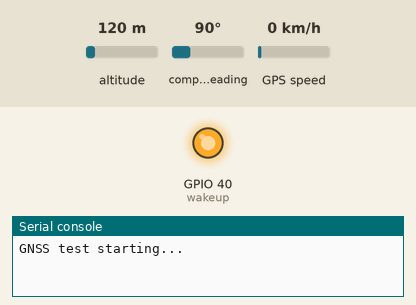
Bench run of a program on a simulated ESP32 board running MicroPython. On the bench: output pins drawn as LEDs (lit = HIGH), the last lines printed to the serial console. Inputs (shaded band) come from the test bench; at power-on: altitude 120 m, compass heading 90°, GPS speed 0 km/h. The GPS gets a fix after 3 s at 37.7749, -122.4194 with 8 satellites; pins used as bus, display or sensor lines are not drawn. At 3.6 s the program stops and its outputs stay as they are.

Above: at 0.1 s.
At 3.7 s:
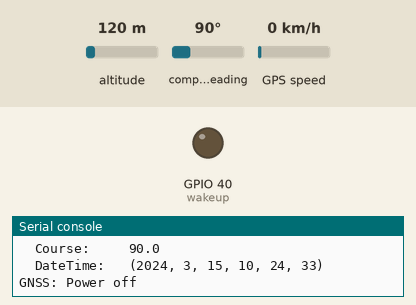
Timing chart, 0 to 5.1 s (numbered marks = the images above):
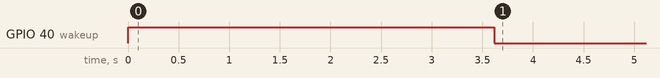

Measured:
- by itself, GPIO 40 (wakeup): HIGH → LOW at 3.6 s

The program:

main_gnss_test.py
```python
"""Basic GNSS location fix test for the Heltec WiFi LoRa 32 V4.

Flash this as main.py to test the L76 GNSS module. Take the board outdoors
or near a window with clear sky view for a fix.
"""

import time
import config
from gnss_driver import GNSS

def main():
    print("GNSS test starting...")
    gps = GNSS()
    gps.power_on()

    print("Waiting for fix (timeout 90s)...")
    loc = gps.get_location(timeout_ms=90000)

    if loc:
        print("FIX ACQUIRED!")
        print("  Latitude:  ", loc["latitude"])
        print("  Longitude: ", loc["longitude"])
        print("  Altitude:  ", loc["altitude"])
        print("  Satellites:", loc["satellites"])
        print("  HDOP:      ", loc["hdop"])
        print("  Speed (kn):", loc["speed_knots"])
        print("  Course:    ", loc["course_deg"])
        if loc["datetime"]:
            print("  DateTime:  ", loc["datetime"])
    else:
        print("No fix acquired.")
        print("  Satellites in view:", gps.satellites)

    gps.power_off()

if __name__ == "__main__":
    main()
```

config.py
```python
"""Configuration for ESP32-S3 LoRa/GNSS Field Node (Heltec WiFi LoRa 32 V4).

All pin assignments follow the S3R2 variant pinout from the Heltec datasheet.
"""

# Node identity
NODE_ID = "esp32-lora-01"

# ── SX1262 LoRa Module (SPI) ─────────────────────────────────────────
LORA_NSS = 8
LORA_SCK = 9
LORA_MOSI = 10
LORA_MISO = 11
LORA_RST = 12
LORA_BUSY = 13
LORA_DIO1 = 14

# LoRa FEM (Front-End Module) control
LORA_FEM_EN = 2
LORA_PA_CTX = 5
LORA_VFEM_CTRL = 7

# LoRa radio parameters
LORA_FREQUENCY = 915_000_000   # 915 MHz ISM (US)
LORA_SPREADING_FACTOR = 7      # SF7 (fastest, shortest range)
LORA_BANDWIDTH = 125000        # 125 kHz
LORA_CODING_RATE = 5           # 4/5
LORA_TX_POWER = 22             # dBm (max 28 with FEM)
LORA_PREAMBLE_LEN = 8
LORA_SYNC_WORD = 0x1424        # private network (0x3444 = LoRaWAN)

# ── L76 GNSS Module (UART) ──────────────────────────────────────────
GNSS_UART_BAUD = 9600
GNSS_RX_PIN = 39    # ESP RX — data from GNSS module
GNSS_TX_PIN = 38    # ESP TX — data to GNSS module
GNSS_RST_PIN = 42
GNSS_PPS_PIN = 41
GNSS_WAKEUP_PIN = 40
GNSS_POWER_PIN = 34   # VGNSS_Ctrl — HIGH = on

# GNSS fix parameters
GNSS_FIX_TIMEOUT_MS = 90000   # max wait for a cold-start fix
GNSS_FIX_RETRY_MS = 5000       # retry interval if no fix

# ── OLED Display (I2C) ──────────────────────────────────────────────
OLED_SDA = 17
OLED_SCL = 18
OLED_RST = 21

# ── Power Control ───────────────────────────────────────────────────
VEXT_CTRL = 36     # LOW = Ve outputs on
LED_PIN = 35
ADC_CTRL = 37      # drive HIGH to enable battery read on GPIO1
VBAT_READ = 1

# ── Collector ───────────────────────────────────────────────────────
# Central collector for HTTP reporting (same as existing sensor nodes)
COLLECTOR_HOST = "192.168.1.156"
COLLECTOR_PORT = 8080
COLLECTOR_PATH = "/observation"

# Wi-Fi for HTTP reporting to collector
WIFI_TIMEOUT_SECONDS = 20

# ── Telemetry cycle ─────────────────────────────────────────────────
# How often to collect GNSS + RF data and transmit via LoRa
TELEMETRY_INTERVAL_SECONDS = 60

# Maximum observations to buffer
MAX_QUEUE_SIZE = 100
```

gnss_driver.py
```python
"""MicroPython L76 GNSS driver for the Heltec WiFi LoRa 32 V4.

Reads NMEA sentences from the L76 module over UART (GPIO39 RX / GPIO38 TX)
and parses GGA, RMC, and GSV sentences to extract position, fix quality,
satellite count, and time. The L76 supports GPS, GLONASS, QZSS, and SBAS.

NMEA sentence format: $TALKER,TYPE,field1,field2,...*CHECKSUM
Common talker IDs: GP (GPS), GL (GLONASS), GN (combined)
"""

import time
import machine

import config


class GNSS:
    """L76 GNSS module driver over UART.

    Usage:
        gps = GNSS()
        gps.power_on()
        loc = gps.get_location(timeout_ms=90000)
        if loc:
            print("Lat:", loc["latitude"], "Lon:", loc["longitude"])
    """

    def __init__(self):
        self.power = machine.Pin(config.GNSS_POWER_PIN, machine.Pin.OUT, value=0)
        self.rst = machine.Pin(config.GNSS_RST_PIN, machine.Pin.OUT, value=1)
        self.wakeup = machine.Pin(config.GNSS_WAKEUP_PIN, machine.Pin.OUT, value=1)

        # UART1 for GNSS — ESP RX on GPIO39, ESP TX on GPIO38
        self.uart = machine.UART(
            1,
            baudrate=config.GNSS_UART_BAUD,
            rx=machine.Pin(config.GNSS_RX_PIN),
            tx=machine.Pin(config.GNSS_TX_PIN),
            timeout=500,
            rxbuf=1024,
        )
        self._fix = False
        self._satellites = 0
        self._latitude = None
        self._longitude = None
        self._altitude = None
        self._speed = None
        self._course = None
        self._datetime = None
        self._hdop = None

    def power_on(self):
        """Enable power to the GNSS module via VGNSS_Ctrl."""
        self.power.value(1)
        self.rst.value(1)
        self.wakeup.value(1)
        time.sleep_ms(100)
        print("GNSS: Power on (VGNSS_Ctrl=HIGH)")

    def power_off(self):
        """Disable GNSS power to save battery."""
        self.power.value(0)
        self.wakeup.value(0)
        print("GNSS: Power off")

    def _read_nmea(self):
        """Read available NMEA sentences from UART. Returns list of strings."""
        sentences = []
        while True:
            line = self.uart.readline()
            if line is None:
                break
            line = line.decode("ascii", "replace").strip()
            if line.startswith("$") and "*" in line:
                sentences.append(line)
        return sentences

    def _parse(self, sentence):
        """Parse a single NMEA sentence and update internal state."""
        # Strip $ prefix and *checksum suffix
        body = sentence[1:]  # remove $
        if "*" not in body:
            return
        fields = body.split("*")[0].split(",")

        talker_type = fields[0]  # e.g. GPGGA, GNRMC, GPGSV

        if talker_type.endswith("GGA"):
            self._parse_gga(fields)
        elif talker_type.endswith("RMC"):
            self._parse_rmc(fields)
        elif talker_type.endswith("GSV"):
            self._parse_gsv(fields)

    def _parse_gga(self, fields):
        """$xxGGA: fix quality, satellites, HDOP, altitude."""
        # GGA: time, lat, N/S, lon, E/W, fix, sats, hdop, alt, M, geoid, M, ...
        if len(fields) < 10:
            return
        try:
            fix_quality = int(fields[6]) if fields[6] else 0
        except ValueError:
            fix_quality = 0
        self._fix = fix_quality > 0

        if fix_quality > 0:
            self._latitude = self._parse_coord(fields[2], fields[3])
            self._longitude = self._parse_coord(fields[4], fields[5])
            try:
                self._satellites = int(fields[7]) if fields[7] else 0
            except ValueError:
                pass
            self._hdop = float(fields[8]) if fields[8] else None
            self._altitude = float(fields[9]) if fields[9] else None

    def _parse_rmc(self, fields):
        """$xxRMC: time, status, lat, lon, speed, course, date."""
        # RMC: time, status, lat, N/S, lon, E/W, speed, course, date, magvar
        if len(fields) < 10:
            return
        status = fields[2]  # A = active, V = void
        if status == "A":
            self._fix = True
            self._latitude = self._parse_coord(fields[3], fields[4])
            self._longitude = self._parse_coord(fields[5], fields[6])
            self._speed = float(fields[7]) if fields[7] else None  # knots
            self._course = float(fields[8]) if fields[8] else None  # degrees
            self._datetime = self._parse_datetime(fields[1], fields[9])
        else:
            self._fix = False

    def _parse_gsv(self, fields):
        """$xxGSV: satellites in view. Update satellite count from last msg."""
        # GSV: total msgs, msg num, sats in view, [sat details...]
        if len(fields) < 4:
            return
        try:
            total_msgs = int(fields[1])
            msg_num = int(fields[2])
            sats_in_view = int(fields[3])
            if msg_num == total_msgs:
                self._satellites = sats_in_view
        except ValueError:
            pass

    @staticmethod
    def _parse_coord(value, direction):
        """Parse NMEA coordinate (ddmm.mmmm or dddmm.mmmm) to decimal degrees."""
        if not value or not direction:
            return None
        try:
            # Degrees = integer part before the last 2 digits of the minutes
            dot_pos = value.index(".")
            deg_len = dot_pos - 2  # 2 for latitude, 3 for longitude
            degrees = float(value[:deg_len])
            minutes = float(value[deg_len:])
            decimal = degrees + minutes / 60.0
            if direction in ("S", "W"):
                decimal = -decimal
            return round(decimal, 6)
        except (ValueError, IndexError):
            return None

    @staticmethod
    def _parse_datetime(time_str, date_str):
        """Parse NMEA time (hhmmss.ss) and date (ddmmyy) to a tuple."""
        if not time_str or not date_str:
            return None
        try:
            hh = int(time_str[0:2])
            mm = int(time_str[2:4])
            ss = int(time_str[4:6])
            dd = int(date_str[0:2])
            mo = int(date_str[2:4])
            yy = int(date_str[4:6])
            year = 2000 + yy if yy < 80 else 1900 + yy
            return (year, mo, dd, hh, mm, ss)
        except (ValueError, IndexError):
            return None

    def update(self):
        """Read and parse all available NMEA sentences from the UART."""
        sentences = self._read_nmea()
        for s in sentences:
            self._parse(s)
        return len(sentences)

    def get_location(self, timeout_ms=None):
        """Block until a fix is obtained or timeout. Returns dict or None."""
        timeout_ms = timeout_ms or config.GNSS_FIX_TIMEOUT_MS
        start = time.ticks_ms()

        while time.ticks_diff(time.ticks_ms(), start) < timeout_ms:
            self.update()
            if self._fix and self._latitude is not None and self._longitude is not None:
                return {
                    "latitude": self._latitude,
                    "longitude": self._longitude,
                    "altitude": self._altitude,
                    "satellites": self._satellites,
                    "hdop": self._hdop,
                    "speed_knots": self._speed,
                    "course_deg": self._course,
                    "datetime": self._datetime,
                    "fix": True,
                }
            time.sleep_ms(500)

        print("GNSS: No fix within %dms" % timeout_ms)
        return None

    @property
    def has_fix(self):
        return self._fix

    @property
    def satellites(self):
        return self._satellites
```
